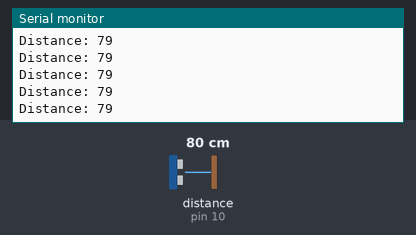
A sketch run on a simulated Arduino Uno, built with avr-gcc and run on an emulated ATmega328P. Parts: the last lines printed to the serial monitor. Wiring (inferred from the names in the program): ultrasonic range finder: trigger pin 9; echo pin 10. The test bench sets the inputs (shaded band); at power-on: distance to the obstacle (sensor on pin 10) 80 cm. The echo pulse lasts 58.3 µs per cm.

Above: at 1.2 s.
1.3 s: distance to the obstacle (sensor on pin 10) set to 2 cm
At 1.71 s:
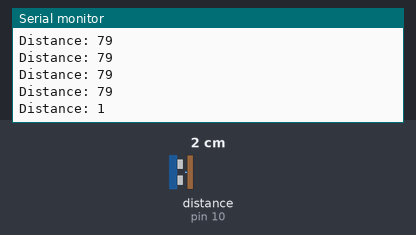
4.3 s: distance to the obstacle (sensor on pin 10) set to 4 cm
At 4.47 s:
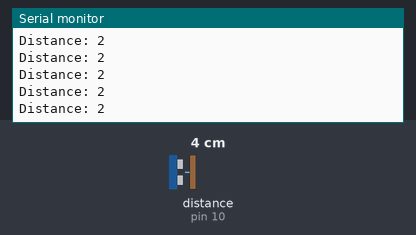
Timing chart, 0 to 7.3 s (numbered marks = the images above; inputs shaded):
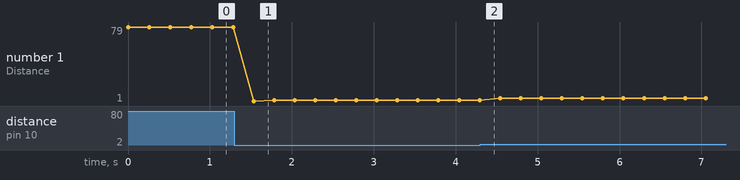

The sketch:

code.ino
```cpp
/*This code shows how to use HC SR04 sensor with Arduino
*
* Components
* ----------
* Arduino uno, HC-SR04, breadboard and some jumper cables.
*
**********************************************************************************************************************************************/
const int trigPin = 9;  // Declaring pins
const int echoPin = 10;

long duration;  // Creating variables
int distance;

void setup() {

    pinMode(trigPin, OUTPUT); // Declares trigPin as an output
    pinMode(echoPin, INPUT); // Declares echoPin as an input

    Serial.begin(9600);
}

void loop() {

  digitalWrite(trigPin, HIGH);  // Turns on the trigPin for 10 micro seconds
  delayMicroseconds(10);
  digitalWrite(trigPin, LOW);

  duration = pulseIn(echoPin, HIGH);  // Reads the echoPin, returns the sound wave travel time in microseconds

  distance = duration * 0.0343 / 2;  // Calculating the distance

  Serial.print("Distance: ");
  Serial.println(distance);
  delay(250);
}
```

Measured:
- after the input at 1.3 s, the serial monitor: prints a new line after 0.23 s (image 1)
- plotted number 1: 79 → 2 after the input at 1.3 s, 2 → 4 after the input at 4.3 s
